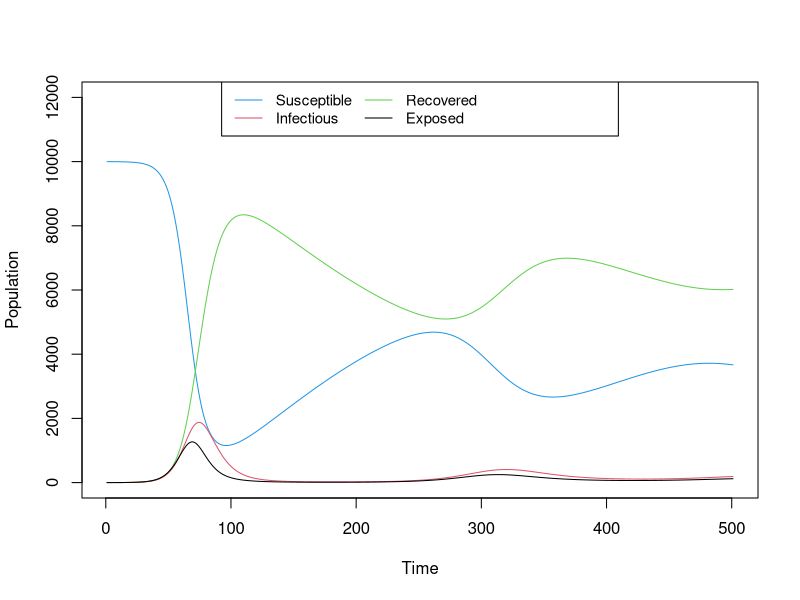

Write R code to recreate this figure.
########################## #
#SEIR model for RSV-------
########################## #

setwd("/home/phuong/Dropbox/2.Master of Epidemiology_Antwerp/INTERNSHIP/SIR model")

library(deSolve)

######################################### #
# MODEL SETTINGS                     ----
######################################### #
pop_size          <- 100000
num_days          <- 500
R0                <- 3 
num_days_infected <- 6.7
num_days_exposed  <- 4
num_days_waning   <- 230
infected_seeds    <- 100

##  latency period: 4 days [2-6]
##  infectious period : 6.7 days [ 1-21], 10 days [7-12]
##  duration of immunity: 230 days / 200 days

######################################### #
# INITIALIZE PARAMETERS AND POPULATION ----
######################################### #
initP <- 10000 # population size
initE <- 1 # Exposed
initI <- 0 # Infectious
initR <- 0 # Immune
initS <- initP - initE - initI - initR # Susceptible
# set time frame
times      <- seq(0, num_days, by = 1)
# set initial health states
states <- c(S = initS, E = initE, I = initI, R = initR)
# set parameters
params     <- c(gamma = 1/ num_days_exposed,#rate of movement from latent to infectious stage
                nui = 1/num_days_infected,  # recovery rate
                v =  1/ num_days_waning)    # rate of loss of immunity
                

######################################### #
# CREATE FUNCTION  to solve the equation             ----
######################################### #
# define a function for the ODE-solver with 3 function parameters (required)
#  * times  = current time point (not yet used here, in the absence of seasonality)
#  * states = current health states, to calculate updates
#  * params = epidemiogical parameters, used in the differential equations
#
# Note: updating the health states over time and keeping track of the changes, is handled by the
# ode-function of the 'deSolve' package.

# set up a function to solve the equations
RSV<-function(times, states, params) 
{
  with(as.list(c(states, params)),
       {
         
         # define variables
         P <- (S+E+I+R)
         beta<- R0*nui
         lam <- beta*I/P
         
         
         # rate of change
         dS <- -lam*S + v*R
         dE <- lam*S - gamma*E
         dI <- gamma*E - nui*I
         dR <- nui*I - v*R
         
         # return the rate of change
         list(c(dS, dE, dI, dR))
       }
  ) 
  
}


# run the model
out <- ode(y = states, times = times, func = RSV, parms = params)
# a simple plot of the model output
# plot(out)


# convert the 'out' matrix into a data-frame (to enable the use of '$' to access a column by name)
out1 <- as.data.frame(out)
# plot susceptible class
par(mfrow = c(1,1))
plot(out1$S,
     type = 'l',
     xlab = paste('Time'),
     ylab = 'Population',
     ylim = c(0,12000),
     col  = 4)
lines(out1$R, col=3)
lines(out1$I, col=2)
lines(out1$E, col=1)

# add legend
legend(x      = 'top', 
       legend = c('Susceptible','Infectious','Recovered',"Exposed"), 
       col    = c(4,2,3,1), 
       lwd    = 1,
       ncol   = 3,
       cex    = 0.9)
